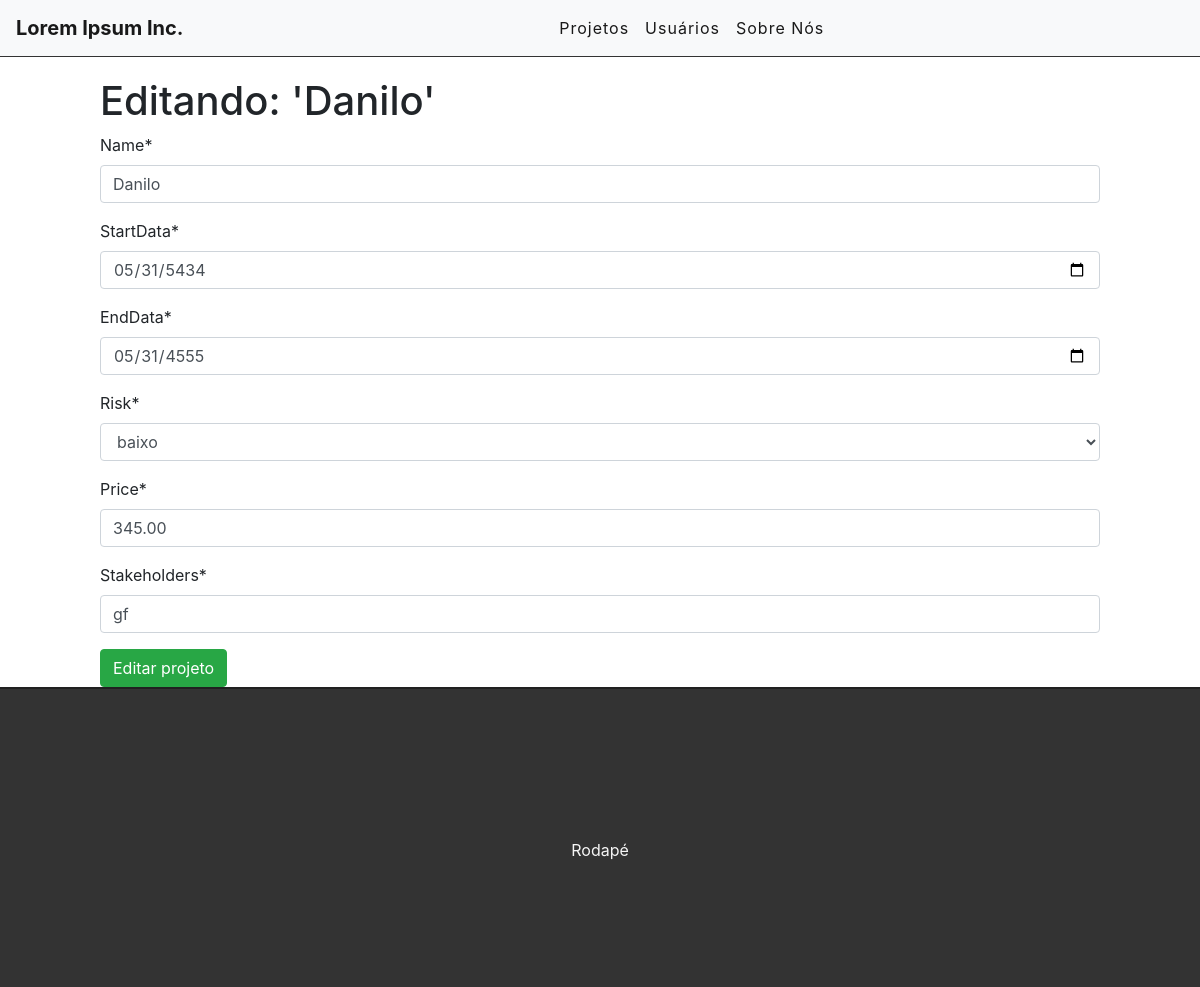
The app's page /edit/11, older data.
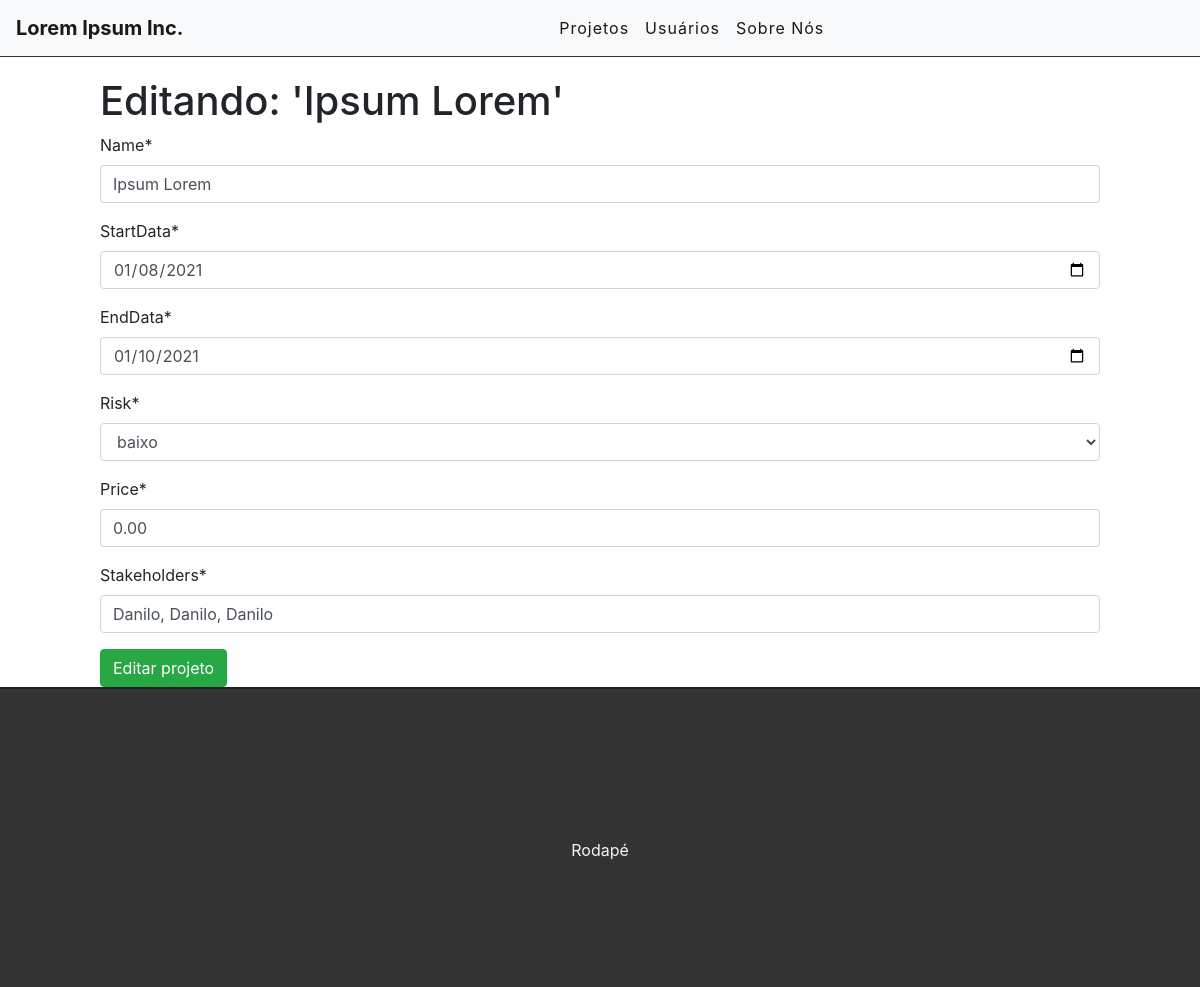
The same page, newer data.
### projects/models.py (models this page shows, shortened)
class Project(models.Model):
    OPTIONS = (
        (0, 'baixo'),
        (1, 'medio'),
        (2, 'alto'),
    )
    name = models.CharField(max_length=255)
    startData = models.DateField(auto_now=False)
    endData = models.DateField(auto_now=False)
    risk = models.IntegerField(
        choices=OPTIONS,
    )
    price = models.DecimalField(max_digits=10, decimal_places=2)
    stakeholders = models.CharField(max_length=500, null=True)
    created_at = models.DateTimeField(auto_now_add=True)
    updated_at = models.DateTimeField(auto_now=True)

### projects/views.py (the view)
# urls.py: path('edit/<int:id>', views.editProject, name='edit-project'),
def editProject(request, id):
    project = get_object_or_404(Project, pk=id)
    form = ProjectForm(instance=project)
    if(request.method == 'POST'):
        form = ProjectForm(request.POST, instance=project)
        if(form.is_valid()):
            project.save()
            return redirect('/')
        else:
            return render(request, 'projects/editproject.html', {'form': form,  'project': project})
    else:
        return render(request, 'projects/editproject.html', {'form': form,  'project': project})

### projects/forms.py
class ProjectForm(forms.ModelForm):
    class Meta:
        model = Project
        fields = ['name', 'startData', 'endData', 'risk', 'price', 'stakeholders']
        widgets = {
            'startData': forms.DateInput(
                attrs={'class': 'input', 'type': 'date', 'placeholder': 'Insira a data de início'}),
            'endData': forms.DateInput(
                attrs={'class': 'input', 'type': 'date', 'placeholder': 'Insira a data de término'}),
            'price': forms.NumberInput(
                attrs={'class': 'input', 'type': 'number', 'name': 'dinheiro', 'id': 'dinheiro'}),
            'stakeholders': forms.TextInput(
                attrs={'class': 'input', 'name': 'stakeholders[]'}),
        }

### projects/templates/projects/editproject.html (shortened to what this page needs)
{% extends 'base.html' %}
{% load crispy_forms_tags %}
{% block content%}
<div class="offset-1 col-10 list-div">
    <h1>Editando: '{{project.name}}'</h1>
    <form method="POST">
        {{ form|crispy }}
        <input type="submit" class="btn btn-success" value="Editar projeto">
    </form>
</div>
{% endblock %}

Row changes from the older to the newer data that the page shows:
changed Project "baixo": name "Danilo" → "Ipsum Lorem"; startData "05/31/5434" → "01/08/2021"; endData "05/31/4555" → "01/10/2021"; price "345.00" → "0.00"; stakeholders "gf" → "Danilo, Danilo, Danilo"
